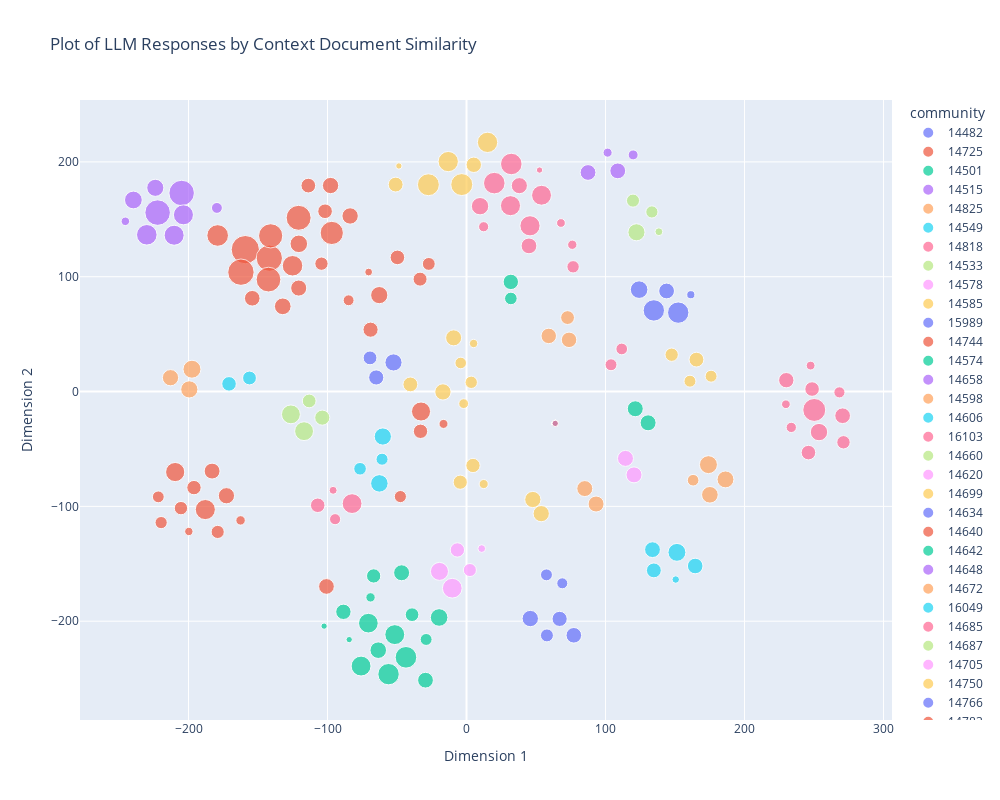

Notebook code cell kept with this figure:
### Code cell
# plot the results 
plot_2d_embeddings(embedding_df=assistant_fastRP,
                   embeddings_col='fastRP',
                   labels_col='community',
                   size_col='pageRank',
                   plot_title='Plot of LLM Responses by Context Document Similarity')

### Figure 1 — Plotly figure (JSON) as saved in the notebook; plotly's stock layout.template omitted (floating-point values rounded to 4 significant figures)
{"data": [{"hovertemplate": "color=14482<br>Dimension 1=%{x}<br>Dimension 2=%{y}<br>size=%{marker.size}<extra></extra>", "legendgroup": "14482", "marker": {"color": "#636efa", "size": [1.718, 1.718, 1.167, 0.9384, 0.2497], "sizemode": "area", "sizeref": 0.007532, "symbol": "circle"}, "mode": "markers", "name": "14482", "orientation": "v", "showlegend": true, "type": "scatter", "x": [134.8, 152.3, 124.2, 143.9, 161.4], "xaxis": "x", "y": [70.65, 68.73, 88.75, 87.57, 84.3], "yaxis": "y"}, {"hovertemplate": "color=14725<br>Dimension 1=%{x}<br>Dimension 2=%{y}<br>size=%{marker.size}<extra></extra>", "legendgroup": "14725", "marker": {"color": "#EF553B", "size": [0.9275, 2.036, 0.7378, 0.4479, 0.6241, 2.35, 1.009, 0.6686, 0.8071, 1.759, 3.013, 2.603, 2.306, 2.621, 2.209, 0.9764, 1.116, 1.16, 0.9218, 0.5578, 0.8022, 1.588, 1.051, 0.2295, 0.8627], "sizemode": "area", "sizeref": 0.007532, "symbol": "circle"}, "mode": "markers", "name": "14725", "orientation": "v", "showlegend": true, "type": "scatter", "x": [-100.8, -96.94, -33.41, -84.82, -27.14, -120.8, -83.74, -104.3, -101.8, -179.0, -159.1, -141.9, -142.5, -162.3, -140.9, -120.7, -62.78, -120.6, -154.1, -47.58, -49.71, -125.2, -132.2, -70.4, -69.03], "xaxis": "x", "y": [-169.7, 138.1, 97.9, 79.47, 111.1, 151.3, 152.9, 111.4, 157.0, 135.9, 123.6, 116.2, 97.49, 104.0, 135.6, 90.12, 83.97, 128.6, 81.23, -91.47, 116.8, 109.5, 74.2, 104.1, 53.86], "yaxis": "y"}, {"hovertemplate": "color=14501<br>Dimension 1=%{x}<br>Dimension 2=%{y}<br>size=%{marker.size}<extra></extra>", "legendgroup": "14501", "marker": {"color": "#00cc96", "size": [0.8889, 1.759, 1.722, 1.036, 1.491, 0.5377, 1.458, 0.9627, 0.767, 1.493, 0.3294, 0.15, 1.168, 0.7039, 0.15, 0.938], "sizemode": "area", "sizeref": 0.007532, "symbol": "circle"}, "mode": "markers", "name": "14501", "orientation": "v", "showlegend": true, "type": "scatter", "x": [-88.56, -43.56, -56.09, -63.5, -75.85, -29.05, -70.6, -46.69, -66.8, -51.61, -69.05, -102.4, -19.71, -39.17, -84.39, -29.5], "xaxis": "x", "y": [-191.8, -231.4, -246.1, -225.2, -239.1, -215.9, -201.7, -157.8, -160.6, -211.7, -179.3, -204.3, -196.8, -194.3, -216.0, -251.4], "yaxis": "y"}, {"hovertemplate": "color=14515<br>Dimension 1=%{x}<br>Dimension 2=%{y}<br>size=%{marker.size}<extra></extra>", "legendgroup": "14515", "marker": {"color": "#ab63fa", "size": [1.104, 2.452, 2.452, 0.447, 1.591, 0.2725, 1.512, 1.512, 1.186], "sizemode": "area", "sizeref": 0.007532, "symbol": "circle"}, "mode": "markers", "name": "14515", "orientation": "v", "showlegend": true, "type": "scatter", "x": [-223.9, -204.9, -222.2, -179.6, -230.0, -245.4, -210.3, -203.7, -239.7], "xaxis": "x", "y": [177.4, 172.9, 155.8, 159.9, 136.5, 148.3, 136.1, 153.9, 166.8], "yaxis": "y"}, {"hovertemplate": "color=14825<br>Dimension 1=%{x}<br>Dimension 2=%{y}<br>size=%{marker.size}<extra></extra>", "legendgroup": "14825", "marker": {"color": "#FFA15A", "size": [1.215, 0.9958, 1.112], "sizemode": "area", "sizeref": 0.007532, "symbol": "circle"}, "mode": "markers", "name": "14825", "orientation": "v", "showlegend": true, "type": "scatter", "x": [-197.5, -213.0, -199.4], "xaxis": "x", "y": [19.44, 12.05, 1.865], "yaxis": "y"}, {"hovertemplate": "color=14549<br>Dimension 1=%{x}<br>Dimension 2=%{y}<br>size=%{marker.size}<extra></extra>", "legendgroup": "14549", "marker": {"color": "#19d3f3", "size": [0.7189, 0.7957], "sizemode": "area", "sizeref": 0.007532, "symbol": "circle"}, "mode": "markers", "name": "14549", "orientation": "v", "showlegend": true, "type": "scatter", "x": [-156.1, -170.8], "xaxis": "x", "y": [11.81, 6.688], "yaxis": "y"}, {"hovertemplate": "color=14818<br>Dimension 1=%{x}<br>Dimension 2=%{y}<br>size=%{marker.size}<extra></extra>", "legendgroup": "14818", "marker": {"color": "#FF6692", "size": [1.747, 0.9801, 0.3891, 1.749, 0.5782, 1.538, 1.141, 1.518, 1.496, 0.3291, 0.9408, 0.15, 0.2902], "sizemode": "area", "sizeref": 0.007532, "symbol": "circle"}, "mode": "markers", "name": "14818", "orientation": "v", "showlegend": true, "type": "scatter", "x": [32.22, 38.01, 12.33, 19.98, 76.67, 45.67, 9.736, 31.63, 53.97, 76.1, 44.94, 52.54, 67.94], "xaxis": "x", "y": [198.2, 179.3, 143.5, 181.5, 108.6, 144.3, 161.4, 161.9, 171.0, 127.8, 126.8, 192.9, 146.8], "yaxis": "y"}, {"hovertemplate": "color=14533<br>Dimension 1=%{x}<br>Dimension 2=%{y}<br>size=%{marker.size}<extra></extra>", "legendgroup": "14533", "marker": {"color": "#B6E880", "size": [0.15], "sizemode": "area", "sizeref": 0.007532, "symbol": "circle"}, "mode": "markers", "name": "14533", "orientation": "v", "showlegend": true, "type": "scatter", "x": [63.83], "xaxis": "x", "y": [-27.73], "yaxis": "y"}, {"hovertemplate": "color=14578<br>Dimension 1=%{x}<br>Dimension 2=%{y}<br>size=%{marker.size}<extra></extra>", "legendgroup": "14578", "marker": {"color": "#FF97FF", "size": [0.7772, 1.467, 1.223, 0.6427, 0.2256], "sizemode": "area", "sizeref": 0.007532, "symbol": "circle"}, "mode": "markers", "name": "14578", "orientation": "v", "showlegend": true, "type": "scatter", "x": [-6.566, -10.24, -19.46, 2.418, 10.94], "xaxis": "x", "y": [-137.9, -171.3, -156.6, -155.4, -136.8], "yaxis": "y"}, {"hovertemplate": "color=14585<br>Dimension 1=%{x}<br>Dimension 2=%{y}<br>size=%{marker.size}<extra></extra>", "legendgroup": "14585", "marker": {"color": "#FECB52", "size": [0.313, 0.7714, 0.7603, 0.6706, 0.8243, 0.5391, 0.5391], "sizemode": "area", "sizeref": 0.007532, "symbol": "circle"}, "mode": "markers", "name": "14585", "orientation": "v", "showlegend": true, "type": "scatter", "x": [12.35, 4.65, -4.495, 147.6, 165.4, 176.0, 160.7], "xaxis": "x", "y": [-80.56, -64.4, -78.95, 32.07, 27.81, 13.35, 9.018], "yaxis": "y"}, {"hovertemplate": "color=15989<br>Dimension 1=%{x}<br>Dimension 2=%{y}<br>size=%{marker.size}<extra></extra>", "legendgroup": "15989", "marker": {"color": "#636efa", "size": [0.916, 1.009, 0.6342, 0.8677], "sizemode": "area", "sizeref": 0.007532, "symbol": "circle"}, "mode": "markers", "name": "15989", "orientation": "v", "showlegend": true, "type": "scatter", "x": [77.19, 45.87, 57.85, 66.99], "xaxis": "x", "y": [-212.3, -197.7, -212.4, -198.0], "yaxis": "y"}, {"hovertemplate": "color=14744<br>Dimension 1=%{x}<br>Dimension 2=%{y}<br>size=%{marker.size}<extra></extra>", "legendgroup": "14744", "marker": {"color": "#EF553B", "size": [1.001, 0.8166], "sizemode": "area", "sizeref": 0.007532, "symbol": "circle"}, "mode": "markers", "name": "14744", "orientation": "v", "showlegend": true, "type": "scatter", "x": [-97.8, -113.8], "xaxis": "x", "y": [179.4, 179.3], "yaxis": "y"}, {"hovertemplate": "color=14574<br>Dimension 1=%{x}<br>Dimension 2=%{y}<br>size=%{marker.size}<extra></extra>", "legendgroup": "14574", "marker": {"color": "#00cc96", "size": [0.8931, 0.5978], "sizemode": "area", "sizeref": 0.007532, "symbol": "circle"}, "mode": "markers", "name": "14574", "orientation": "v", "showlegend": true, "type": "scatter", "x": [31.87, 31.9], "xaxis": "x", "y": [95.48, 81.07], "yaxis": "y"}, {"hovertemplate": "color=14658<br>Dimension 1=%{x}<br>Dimension 2=%{y}<br>size=%{marker.size}<extra></extra>", "legendgroup": "14658", "marker": {"color": "#ab63fa", "size": [0.3111, 0.9435, 0.3732, 0.936], "sizemode": "area", "sizeref": 0.007532, "symbol": "circle"}, "mode": "markers", "name": "14658", "orientation": "v", "showlegend": true, "type": "scatter", "x": [101.5, 108.8, 119.9, 87.42], "xaxis": "x", "y": [208.0, 192.2, 206.1, 190.8], "yaxis": "y"}, {"hovertemplate": "color=14598<br>Dimension 1=%{x}<br>Dimension 2=%{y}<br>size=%{marker.size}<extra></extra>", "legendgroup": "14598", "marker": {"color": "#FFA15A", "size": [0.9018, 0.9018, 0.7224], "sizemode": "area", "sizeref": 0.007532, "symbol": "circle"}, "mode": "markers", "name": "14598", "orientation": "v", "showlegend": true, "type": "scatter", "x": [73.77, 59.16, 72.69], "xaxis": "x", "y": [45.02, 48.43, 64.42], "yaxis": "y"}, {"hovertemplate": "color=14606<br>Dimension 1=%{x}<br>Dimension 2=%{y}<br>size=%{marker.size}<extra></extra>", "legendgroup": "14606", "marker": {"color": "#19d3f3", "size": [0.15], "sizemode": "area", "sizeref": 0.007532, "symbol": "circle"}, "mode": "markers", "name": "14606", "orientation": "v", "showlegend": true, "type": "scatter", "x": [63.83], "xaxis": "x", "y": [-27.73], "yaxis": "y"}, {"hovertemplate": "color=16103<br>Dimension 1=%{x}<br>Dimension 2=%{y}<br>size=%{marker.size}<extra></extra>", "legendgroup": "16103", "marker": {"color": "#FF6692", "size": [0.538, 0.5178], "sizemode": "area", "sizeref": 0.007532, "symbol": "circle"}, "mode": "markers", "name": "16103", "orientation": "v", "showlegend": true, "type": "scatter", "x": [103.9, 111.7], "xaxis": "x", "y": [23.33, 37.07], "yaxis": "y"}, {"hovertemplate": "color=14660<br>Dimension 1=%{x}<br>Dimension 2=%{y}<br>size=%{marker.size}<extra></extra>", "legendgroup": "14660", "marker": {"color": "#B6E880", "size": [0.6471, 1.101, 0.2311, 0.5619], "sizemode": "area", "sizeref": 0.007532, "symbol": "circle"}, "mode": "markers", "name": "14660", "orientation": "v", "showlegend": true, "type": "scatter", "x": [119.8, 122.3, 138.4, 133.4], "xaxis": "x", "y": [166.3, 138.7, 139.2, 156.4], "yaxis": "y"}, {"hovertemplate": "color=14620<br>Dimension 1=%{x}<br>Dimension 2=%{y}<br>size=%{marker.size}<extra></extra>", "legendgroup": "14620", "marker": {"color": "#FF97FF", "size": [0.15], "sizemode": "area", "sizeref": 0.007532, "symbol": "circle"}, "mode": "markers", "name": "14620", "orientation": "v", "showlegend": true, "type": "scatter", "x": [63.83], "xaxis": "x", "y": [-27.73], "yaxis": "y"}, {"hovertemplate": "color=14699<br>Dimension 1=%{x}<br>Dimension 2=%{y}<br>size=%{marker.size}<extra></extra>", "legendgroup": "14699", "marker": {"color": "#FECB52", "size": [0.8965, 1.81, 1.547, 1.819, 1.559, 0.2626, 0.9659, 0.5073, 0.5769, 0.3618, 0.8257, 0.9993, 0.15, 0.8284], "sizemode": "area", "sizeref": 0.007532, "symbol": "circle"}, "mode": "markers", "name": "14699", "orientation": "v", "showlegend": true, "type": "scatter", "x": [5.21, -27.44, -13.15, -3.419, 15.13, 5.107, -9.264, -4.169, 3.393, -2.062, -40.4, -16.97, -48.66, -50.98], "xaxis": "x", "y": [197.5, 180.1, 200.3, 180.2, 217.0, 41.85, 46.76, 24.88, 8.046, -10.52, 6.208, -0.3369, 196.5, 180.3], "yaxis": "y"}, {"hovertemplate": "color=14634<br>Dimension 1=%{x}<br>Dimension 2=%{y}<br>size=%{marker.size}<extra></extra>", "legendgroup": "14634", "marker": {"color": "#636efa", "size": [0.4569, 0.5374], "sizemode": "area", "sizeref": 0.007532, "symbol": "circle"}, "mode": "markers", "name": "14634", "orientation": "v", "showlegend": true, "type": "scatter", "x": [68.9, 57.51], "xaxis": "x", "y": [-167.0, -159.6], "yaxis": "y"}, {"hovertemplate": "color=14640<br>Dimension 1=%{x}<br>Dimension 2=%{y}<br>size=%{marker.size}<extra></extra>", "legendgroup": "14640", "marker": {"color": "#EF553B", "size": [0.15], "sizemode": "area", "sizeref": 0.007532, "symbol": "circle"}, "mode": "markers", "name": "14640", "orientation": "v", "showlegend": true, "type": "scatter", "x": [63.83], "xaxis": "x", "y": [-27.73], "yaxis": "y"}, {"hovertemplate": "color=14642<br>Dimension 1=%{x}<br>Dimension 2=%{y}<br>size=%{marker.size}<extra></extra>", "legendgroup": "14642", "marker": {"color": "#00cc96", "size": [0.15], "sizemode": "area", "sizeref": 0.007532, "symbol": "circle"}, "mode": "markers", "name": "14642", "orientation": "v", "showlegend": true, "type": "scatter", "x": [63.83], "xaxis": "x", "y": [-27.73], "yaxis": "y"}, {"hovertemplate": "color=14648<br>Dimension 1=%{x}<br>Dimension 2=%{y}<br>size=%{marker.size}<extra></extra>", "legendgroup": "14648", "marker": {"color": "#ab63fa", "size": [0.15], "sizemode": "area", "sizeref": 0.007532, "symbol": "circle"}, "mode": "markers", "name": "14648", "orientation": "v", "showlegend": true, "type": "scatter", "x": [63.83], "xaxis": "x", "y": [-27.73], "yaxis": "y"}, {"hovertemplate": "color=14672<br>Dimension 1=%{x}<br>Dimension 2=%{y}<br>size=%{marker.size}<extra></extra>", "legendgroup": "14672", "marker": {"color": "#FFA15A", "size": [1.042, 1.214, 1.077, 0.5127], "sizemode": "area", "sizeref": 0.007532, "symbol": "circle"}, "mode": "markers", "name": "14672", "orientation": "v", "showlegend": true, "type": "scatter", "x": [175.1, 174.0, 186.3, 163.0], "xaxis": "x", "y": [-89.91, -63.67, -76.53, -77.24], "yaxis": "y"}, {"hovertemplate": "color=16049<br>Dimension 1=%{x}<br>Dimension 2=%{y}<br>size=%{marker.size}<extra></extra>", "legendgroup": "16049", "marker": {"color": "#19d3f3", "size": [0.6002, 1.153, 0.5491, 1.119], "sizemode": "area", "sizeref": 0.007532, "symbol": "circle"}, "mode": "markers", "name": "16049", "orientation": "v", "showlegend": true, "type": "scatter", "x": [-76.59, -62.68, -60.76, -60.21], "xaxis": "x", "y": [-67.25, -79.99, -58.93, -39.16], "yaxis": "y"}, {"hovertemplate": "color=14685<br>Dimension 1=%{x}<br>Dimension 2=%{y}<br>size=%{marker.size}<extra></extra>", "legendgroup": "14685", "marker": {"color": "#FF6692", "size": [1.141, 0.929, 1.988, 0.4679, 0.8001, 0.4006, 0.8878, 0.294, 0.8004, 0.676, 0.2867], "sizemode": "area", "sizeref": 0.007532, "symbol": "circle"}, "mode": "markers", "name": "14685", "orientation": "v", "showlegend": true, "type": "scatter", "x": [253.6, 270.6, 250.2, 268.3, 248.6, 233.6, 230.0, 247.5, 246.0, 271.2, 229.8], "xaxis": "x", "y": [-35.31, -21.07, -16.04, -0.7136, 2.177, -31.23, 9.888, 22.61, -53.16, -44.2, -11.07], "yaxis": "y"}, {"hovertemplate": "color=14687<br>Dimension 1=%{x}<br>Dimension 2=%{y}<br>size=%{marker.size}<extra></extra>", "legendgroup": "14687", "marker": {"color": "#B6E880", "size": [0.15], "sizemode": "area", "sizeref": 0.007532, "symbol": "circle"}, "mode": "markers", "name": "14687", "orientation": "v", "showlegend": true, "type": "scatter", "x": [63.83], "xaxis": "x", "y": [-27.73], "yaxis": "y"}, {"hovertemplate": "color=14705<br>Dimension 1=%{x}<br>Dimension 2=%{y}<br>size=%{marker.size}<extra></extra>", "legendgroup": "14705", "marker": {"color": "#FF97FF", "size": [0.15], "sizemode": "area", "sizeref": 0.007532, "symbol": "circle"}, "mode": "markers", "name": "14705", "orientation": "v", "showlegend": true, "type": "scatter", "x": [63.83], "xaxis": "x", "y": [-27.73], "yaxis": "y"}, {"hovertemplate": "color=14750<br>Dimension 1=%{x}<br>Dimension 2=%{y}<br>size=%{marker.size}<extra></extra>", "legendgroup": "14750", "marker": {"color": "#FECB52", "size": [0.9947, 0.9947], "sizemode": "area", "sizeref": 0.007532, "symbol": "circle"}, "mode": "markers", "name": "14750", "orientation": "v", "showlegend": true, "type": "scatter", "x": [47.72, 53.74], "xaxis": "x", "y": [-94.04, -106.3], "yaxis": "y"}, {"hovertemplate": "color=14766<br>Dimension 1=%{x}<br>Dimension 2=%{y}<br>size=%{marker.size}<extra></extra>", "legendgroup": "14766", "marker": {"color": "#636efa", "size": [0.15], "sizemode": "area", "sizeref": 0.007532, "symbol": "circle"}, "mode": "markers", "name": "14766", "orientation": "v", "showlegend": true, "type": "scatter", "x": [63.83], "xaxis": "x", "y": [-27.73], "yaxis": "y"}, {"hovertemplate": "color=14783<br>Dimension 1=%{x}<br>Dimension 2=%{y}<br>size=%{marker.size}<extra></extra>", "legendgroup": "14783", "marker": {"color": "#EF553B", "size": [0.6565, 0.3355, 0.7796, 0.6766, 1.387, 0.5615, 1.522, 0.263, 0.9532, 0.9936, 0.5277], "sizemode": "area", "sizeref": 0.007532, "symbol": "circle"}, "mode": "markers", "name": "14783", "orientation": "v", "showlegend": true, "type": "scatter", "x": [-179.0, -162.5, -196.1, -205.4, -209.6, -219.7, -187.9, -199.8, -183.0, -172.7, -221.7], "xaxis": "x", "y": [-122.3, -112.2, -83.66, -101.5, -70.11, -114.1, -102.8, -121.9, -69.27, -90.74, -91.72], "yaxis": "y"}, {"hovertemplate": "color=14789<br>Dimension 1=%{x}<br>Dimension 2=%{y}<br>size=%{marker.size}<extra></extra>", "legendgroup": "14789", "marker": {"color": "#00cc96", "size": [0.15], "sizemode": "area", "sizeref": 0.007532, "symbol": "circle"}, "mode": "markers", "name": "14789", "orientation": "v", "showlegend": true, "type": "scatter", "x": [63.83], "xaxis": "x", "y": [-27.73], "yaxis": "y"}, {"hovertemplate": "color=14795<br>Dimension 1=%{x}<br>Dimension 2=%{y}<br>size=%{marker.size}<extra></extra>", "legendgroup": "14795", "marker": {"color": "#ab63fa", "size": [0.15], "sizemode": "area", "sizeref": 0.007532, "symbol": "circle"}, "mode": "markers", "name": "14795", "orientation": "v", "showlegend": true, "type": "scatter", "x": [63.83], "xaxis": "x", "y": [-27.73], "yaxis": "y"}, {"hovertemplate": "color=14797<br>Dimension 1=%{x}<br>Dimension 2=%{y}<br>size=%{marker.size}<extra></extra>", "legendgroup": "14797", "marker": {"color": "#FFA15A", "size": [0.15], "sizemode": "area", "sizeref": 0.007532, "symbol": "circle"}, "mode": "markers", "name": "14797", "orientation": "v", "showlegend": true, "type": "scatter", "x": [63.83], "xaxis": "x", "y": [-27.73], "yaxis": "y"}, {"hovertemplate": "color=14799<br>Dimension 1=%{x}<br>Dimension 2=%{y}<br>size=%{marker.size}<extra></extra>", "legendgroup": "14799", "marker": {"color": "#19d3f3", "size": [0.15], "sizemode": "area", "sizeref": 0.007532, "symbol": "circle"}, "mode": "markers", "name": "14799", "orientation": "v", "showlegend": true, "type": "scatter", "x": [63.83], "xaxis": "x", "y": [-27.73], "yaxis": "y"}, {"hovertemplate": "color=14801<br>Dimension 1=%{x}<br>Dimension 2=%{y}<br>size=%{marker.size}<extra></extra>", "legendgroup": "14801", "marker": {"color": "#FF6692", "size": [0.15], "sizemode": "area", "sizeref": 0.007532, "symbol": "circle"}, "mode": "markers", "name": "14801", "orientation": "v", "showlegend": true, "type": "scatter", "x": [63.83], "xaxis": "x", "y": [-27.73], "yaxis": "y"}, {"hovertemplate": "color=16023<br>Dimension 1=%{x}<br>Dimension 2=%{y}<br>size=%{marker.size}<extra></extra>", "legendgroup": "16023", "marker": {"color": "#B6E880", "size": [0.8592, 1.34, 1.34, 0.7136], "sizemode": "area", "sizeref": 0.007532, "symbol": "circle"}, "mode": "markers", "name": "16023", "orientation": "v", "showlegend": true, "type": "scatter", "x": [-103.8, -126.3, -116.9, -113.2], "xaxis": "x", "y": [-22.73, -19.87, -34.51, -8.193], "yaxis": "y"}, {"hovertemplate": "color=16025<br>Dimension 1=%{x}<br>Dimension 2=%{y}<br>size=%{marker.size}<extra></extra>", "legendgroup": "16025", "marker": {"color": "#FF97FF", "size": [0.15], "sizemode": "area", "sizeref": 0.007532, "symbol": "circle"}, "mode": "markers", "name": "16025", "orientation": "v", "showlegend": true, "type": "scatter", "x": [63.83], "xaxis": "x", "y": [-27.73], "yaxis": "y"}, {"hovertemplate": "color=16029<br>Dimension 1=%{x}<br>Dimension 2=%{y}<br>size=%{marker.size}<extra></extra>", "legendgroup": "16029", "marker": {"color": "#FECB52", "size": [0.15], "sizemode": "area", "sizeref": 0.007532, "symbol": "circle"}, "mode": "markers", "name": "16029", "orientation": "v", "showlegend": true, "type": "scatter", "x": [63.83], "xaxis": "x", "y": [-27.73], "yaxis": "y"}, {"hovertemplate": "color=16031<br>Dimension 1=%{x}<br>Dimension 2=%{y}<br>size=%{marker.size}<extra></extra>", "legendgroup": "16031", "marker": {"color": "#636efa", "size": [0.15], "sizemode": "area", "sizeref": 0.007532, "symbol": "circle"}, "mode": "markers", "name": "16031", "orientation": "v", "showlegend": true, "type": "scatter", "x": [63.83], "xaxis": "x", "y": [-27.73], "yaxis": "y"}, {"hovertemplate": "color=16033<br>Dimension 1=%{x}<br>Dimension 2=%{y}<br>size=%{marker.size}<extra></extra>", "legendgroup": "16033", "marker": {"color": "#EF553B", "size": [0.15], "sizemode": "area", "sizeref": 0.007532, "symbol": "circle"}, "mode": "markers", "name": "16033", "orientation": "v", "showlegend": true, "type": "scatter", "x": [63.83], "xaxis": "x", "y": [-27.73], "yaxis": "y"}, {"hovertemplate": "color=16035<br>Dimension 1=%{x}<br>Dimension 2=%{y}<br>size=%{marker.size}<extra></extra>", "legendgroup": "16035", "marker": {"color": "#00cc96", "size": [0.15], "sizemode": "area", "sizeref": 0.007532, "symbol": "circle"}, "mode": "markers", "name": "16035", "orientation": "v", "showlegend": true, "type": "scatter", "x": [63.83], "xaxis": "x", "y": [-27.73], "yaxis": "y"}, {"hovertemplate": "color=16037<br>Dimension 1=%{x}<br>Dimension 2=%{y}<br>size=%{marker.size}<extra></extra>", "legendgroup": "16037", "marker": {"color": "#ab63fa", "size": [0.15], "sizemode": "area", "sizeref": 0.007532, "symbol": "circle"}, "mode": "markers", "name": "16037", "orientation": "v", "showlegend": true, "type": "scatter", "x": [63.83], "xaxis": "x", "y": [-27.73], "yaxis": "y"}, {"hovertemplate": "color=16043<br>Dimension 1=%{x}<br>Dimension 2=%{y}<br>size=%{marker.size}<extra></extra>", "legendgroup": "16043", "marker": {"color": "#FFA15A", "size": [0.9612, 0.9612], "sizemode": "area", "sizeref": 0.007532, "symbol": "circle"}, "mode": "markers", "name": "16043", "orientation": "v", "showlegend": true, "type": "scatter", "x": [93.21, 85.08], "xaxis": "x", "y": [-97.95, -84.51], "yaxis": "y"}, {"hovertemplate": "color=16141<br>Dimension 1=%{x}<br>Dimension 2=%{y}<br>size=%{marker.size}<extra></extra>", "legendgroup": "16141", "marker": {"color": "#19d3f3", "size": [0.2094, 0.8343, 1.204, 0.9406, 0.9159], "sizemode": "area", "sizeref": 0.007532, "symbol": "circle"}, "mode": "markers", "name": "16141", "orientation": "v", "showlegend": true, "type": "scatter", "x": [150.5, 134.8, 151.4, 133.8, 164.5], "xaxis": "x", "y": [-163.7, -155.8, -140.1, -137.7, -151.9], "yaxis": "y"}, {"hovertemplate": "color=16089<br>Dimension 1=%{x}<br>Dimension 2=%{y}<br>size=%{marker.size}<extra></extra>", "legendgroup": "16089", "marker": {"color": "#FF6692", "size": [1.479, 0.4679, 0.7963, 0.2396], "sizemode": "area", "sizeref": 0.007532, "symbol": "circle"}, "mode": "markers", "name": "16089", "orientation": "v", "showlegend": true, "type": "scatter", "x": [-82.32, -94.54, -107.0, -95.97], "xaxis": "x", "y": [-97.6, -111.2, -99.06, -86.01], "yaxis": "y"}, {"hovertemplate": "color=16057<br>Dimension 1=%{x}<br>Dimension 2=%{y}<br>size=%{marker.size}<extra></extra>", "legendgroup": "16057", "marker": {"color": "#B6E880", "size": [0.15], "sizemode": "area", "sizeref": 0.007532, "symbol": "circle"}, "mode": "markers", "name": "16057", "orientation": "v", "showlegend": true, "type": "scatter", "x": [63.83], "xaxis": "x", "y": [-27.73], "yaxis": "y"}, {"hovertemplate": "color=16133<br>Dimension 1=%{x}<br>Dimension 2=%{y}<br>size=%{marker.size}<extra></extra>", "legendgroup": "16133", "marker": {"color": "#FF97FF", "size": [0.9612, 0.9612], "sizemode": "area", "sizeref": 0.007532, "symbol": "circle"}, "mode": "markers", "name": "16133", "orientation": "v", "showlegend": true, "type": "scatter", "x": [120.5, 114.4], "xaxis": "x", "y": [-72.58, -58.23], "yaxis": "y"}, {"hovertemplate": "color=16093<br>Dimension 1=%{x}<br>Dimension 2=%{y}<br>size=%{marker.size}<extra></extra>", "legendgroup": "16093", "marker": {"color": "#FECB52", "size": [0.15], "sizemode": "area", "sizeref": 0.007532, "symbol": "circle"}, "mode": "markers", "name": "16093", "orientation": "v", "showlegend": true, "type": "scatter", "x": [63.83], "xaxis": "x", "y": [-27.73], "yaxis": "y"}, {"hovertemplate": "color=16109<br>Dimension 1=%{x}<br>Dimension 2=%{y}<br>size=%{marker.size}<extra></extra>", "legendgroup": "16109", "marker": {"color": "#636efa", "size": [0.722, 1.11, 0.8647], "sizemode": "area", "sizeref": 0.007532, "symbol": "circle"}, "mode": "markers", "name": "16109", "orientation": "v", "showlegend": true, "type": "scatter", "x": [-69.41, -52.52, -64.95], "xaxis": "x", "y": [29.31, 25.34, 12.27], "yaxis": "y"}, {"hovertemplate": "color=16115<br>Dimension 1=%{x}<br>Dimension 2=%{y}<br>size=%{marker.size}<extra></extra>", "legendgroup": "16115", "marker": {"color": "#EF553B", "size": [0.7785, 1.37, 0.3078], "sizemode": "area", "sizeref": 0.007532, "symbol": "circle"}, "mode": "markers", "name": "16115", "orientation": "v", "showlegend": true, "type": "scatter", "x": [-33.1, -32.73, -16.55], "xaxis": "x", "y": [-34.64, -17.39, -28.19], "yaxis": "y"}, {"hovertemplate": "color=16130<br>Dimension 1=%{x}<br>Dimension 2=%{y}<br>size=%{marker.size}<extra></extra>", "legendgroup": "16130", "marker": {"color": "#00cc96", "size": [0.9612, 0.9612], "sizemode": "area", "sizeref": 0.007532, "symbol": "circle"}, "mode": "markers", "name": "16130", "orientation": "v", "showlegend": true, "type": "scatter", "x": [121.4, 130.6], "xaxis": "x", "y": [-15.0, -27.23], "yaxis": "y"}, {"hovertemplate": "color=16153<br>Dimension 1=%{x}<br>Dimension 2=%{y}<br>size=%{marker.size}<extra></extra>", "legendgroup": "16153", "marker": {"color": "#ab63fa", "size": [0.15], "sizemode": "area", "sizeref": 0.007532, "symbol": "circle"}, "mode": "markers", "name": "16153", "orientation": "v", "showlegend": true, "type": "scatter", "x": [63.83], "xaxis": "x", "y": [-27.73], "yaxis": "y"}, {"hovertemplate": "color=16162<br>Dimension 1=%{x}<br>Dimension 2=%{y}<br>size=%{marker.size}<extra></extra>", "legendgroup": "16162", "marker": {"color": "#FFA15A", "size": [0.15], "sizemode": "area", "sizeref": 0.007532, "symbol": "circle"}, "mode": "markers", "name": "16162", "orientation": "v", "showlegend": true, "type": "scatter", "x": [63.83], "xaxis": "x", "y": [-27.73], "yaxis": "y"}, {"hovertemplate": "color=16179<br>Dimension 1=%{x}<br>Dimension 2=%{y}<br>size=%{marker.size}<extra></extra>", "legendgroup": "16179", "marker": {"color": "#19d3f3", "size": [0.15], "sizemode": "area", "sizeref": 0.007532, "symbol": "circle"}, "mode": "markers", "name": "16179", "orientation": "v", "showlegend": true, "type": "scatter", "x": [63.83], "xaxis": "x", "y": [-27.73], "yaxis": "y"}, {"hovertemplate": "color=16182<br>Dimension 1=%{x}<br>Dimension 2=%{y}<br>size=%{marker.size}<extra></extra>", "legendgroup": "16182", "marker": {"color": "#FF6692", "size": [0.15], "sizemode": "area", "sizeref": 0.007532, "symbol": "circle"}, "mode": "markers", "name": "16182", "orientation": "v", "showlegend": true, "type": "scatter", "x": [63.83], "xaxis": "x", "y": [-27.73], "yaxis": "y"}], "layout": {"height": 800, "legend": {"itemsizing": "constant", "title": {"text": "community"}, "tracegroupgap": 0}, "title": {"text": "Plot of LLM Responses by Context Document Similarity"}, "width": 1000, "xaxis": {"anchor": "y", "autorange": true, "domain": [0, 1], "range": [-278.1, 306.1], "title": {"text": "Dimension 1"}, "type": "linear"}, "yaxis": {"anchor": "x", "autorange": true, "domain": [0, 1], "range": [-286.0, 253.9], "title": {"text": "Dimension 2"}, "type": "linear"}}}
